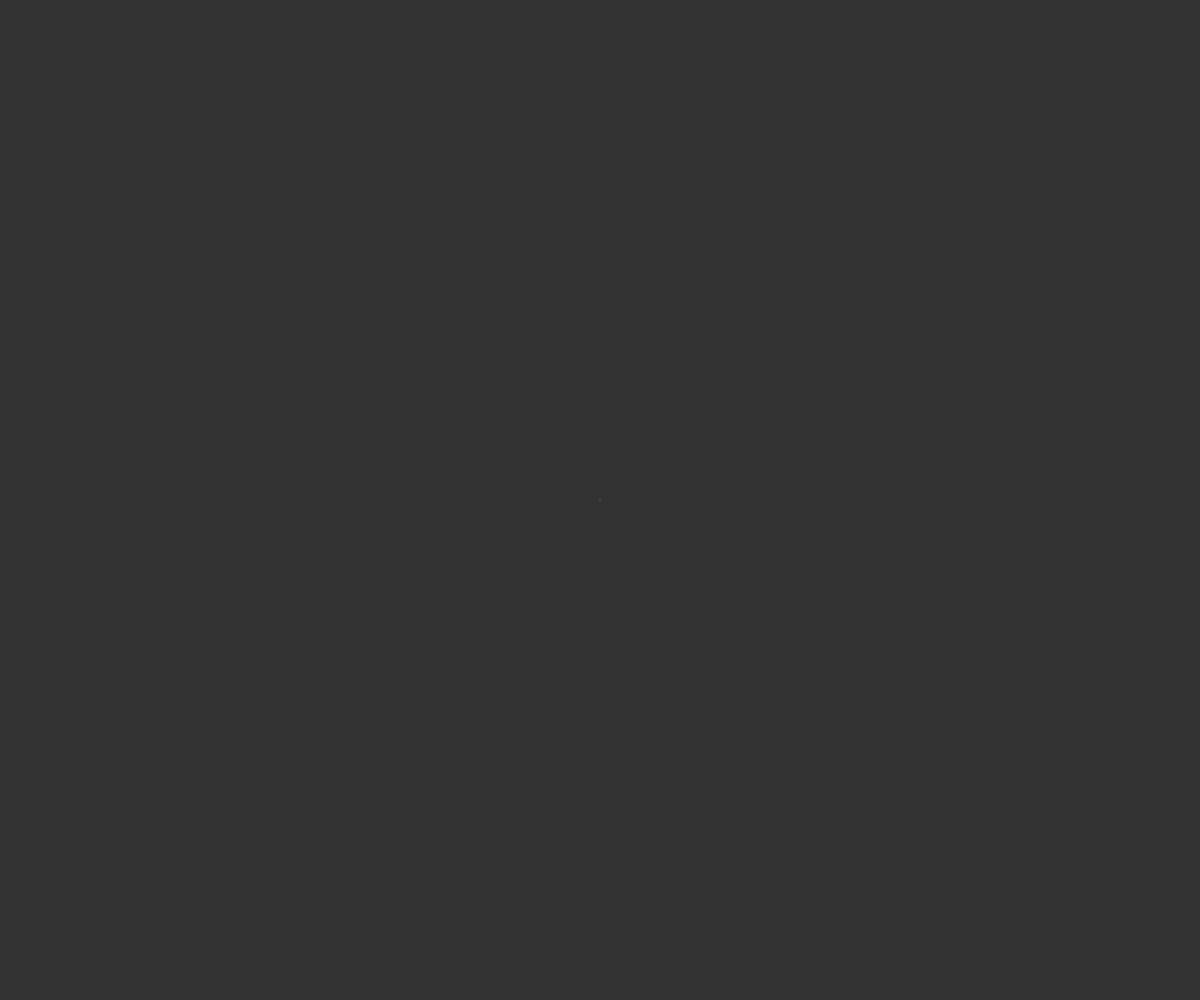
Frame 1 (no input)
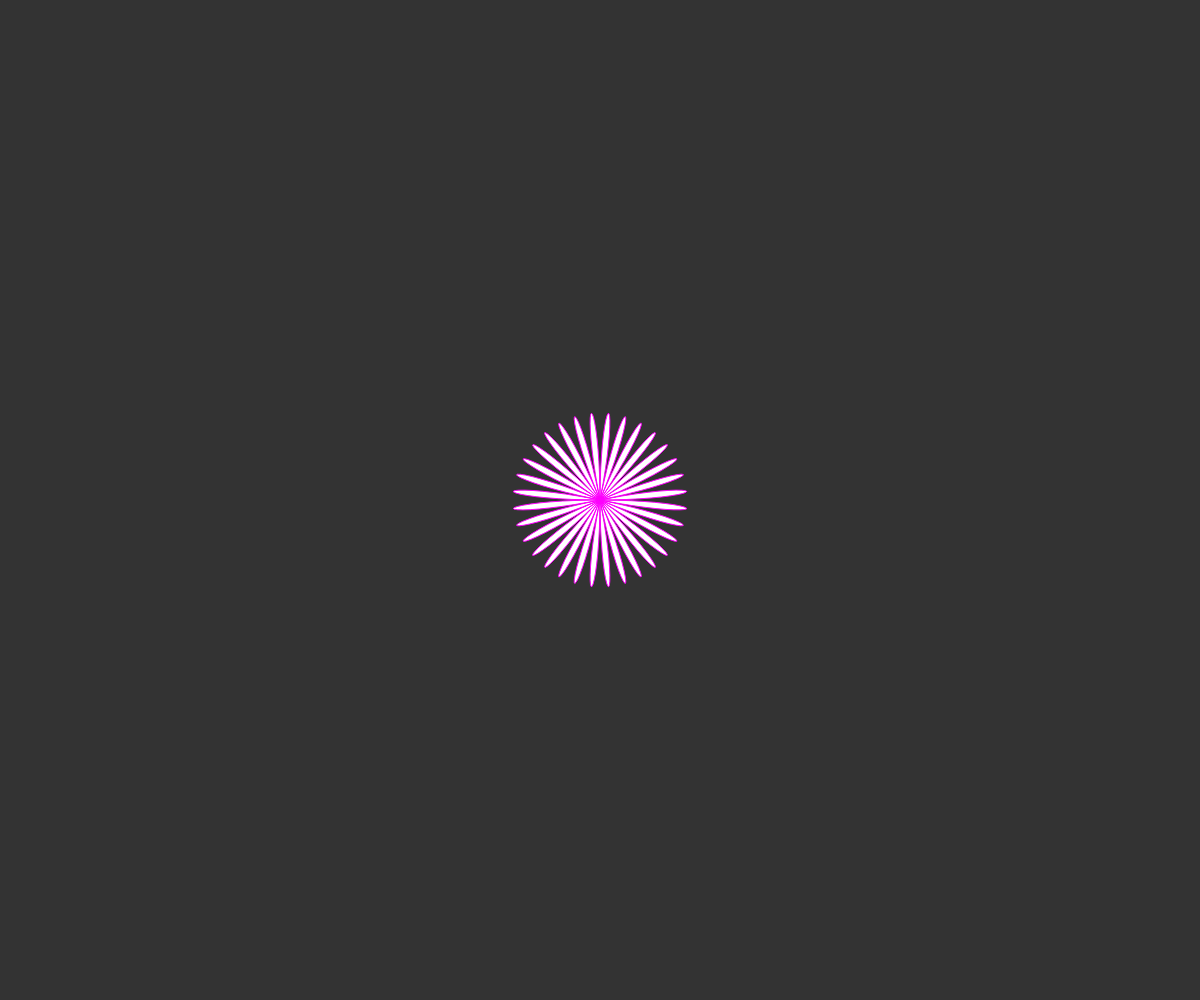
Frame 60 (no input)
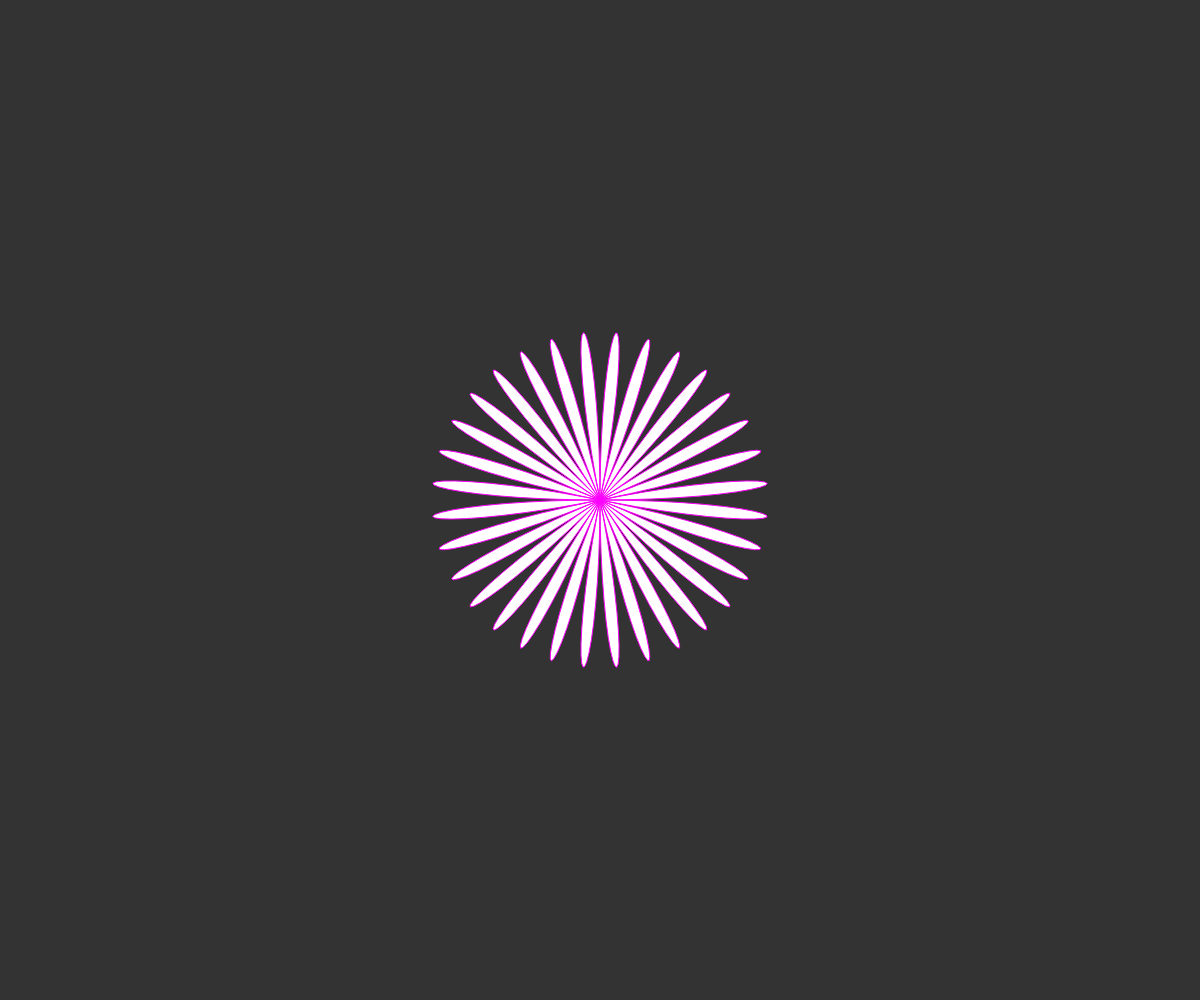
Frame 120 (the mouse pressed at the canvas centre since frame 60)

The p5.js sketch that drew these frames (run headless with seeded random() and noise() and a simulated clock; from frame 60 on, the mouse is pressed at the canvas centre):

// p5.js sketch
// ── sketch.js
let growth = 0;
let shrink = 0;

function setup() {
  createCanvas(windowWidth, windowHeight);
}

function draw() {
  background(51);
  translate(width / 2, height / 2);
  stroke(255, 0, 255);
  fill(255);
  // noFill();

  drawRose(16, 300 *  sin(growth));

  growth += 0.005;


  // drawMaurerRose(72,60,400);
}

function ran(n) {
  return Math.ceil(Math.random() * n);
}

function drawRose(n, sc1) {
  beginShape();
  for (let angle = 0; angle < TWO_PI; angle += 0.01) {
    let r = sin(n * angle);
    let x = sc1 * r * sin(angle);
    let y = sc1 * r * cos(angle);

    vertex(x, y);
  }
  endShape(CLOSE);
}



function drawMaurerRose(n, d, sc1) {
  let theta = 0;
  let r;
  let t;
  let newVector = createVector();
  let oldVector = createVector(0, 0);

  beginShape();

  do {
    theta += d;
    if (theta >= 360)
      theta = theta % 360;

    x = radians((n * theta) % 360);
    r = sin(x);
    t = radians(theta);

    newVector.x = r * sin(t);
    newVector.y = r * cos(t);

    vertex(sc1 * oldVector.x, sc1 * oldVector.y);
    vertex(sc1 * newVector.x, sc1 * newVector.y);

    oldVector.x = newVector.x;
    oldVector.y = newVector.y;
  } while (theta != 0);
  endShape(CLOSE);
}
